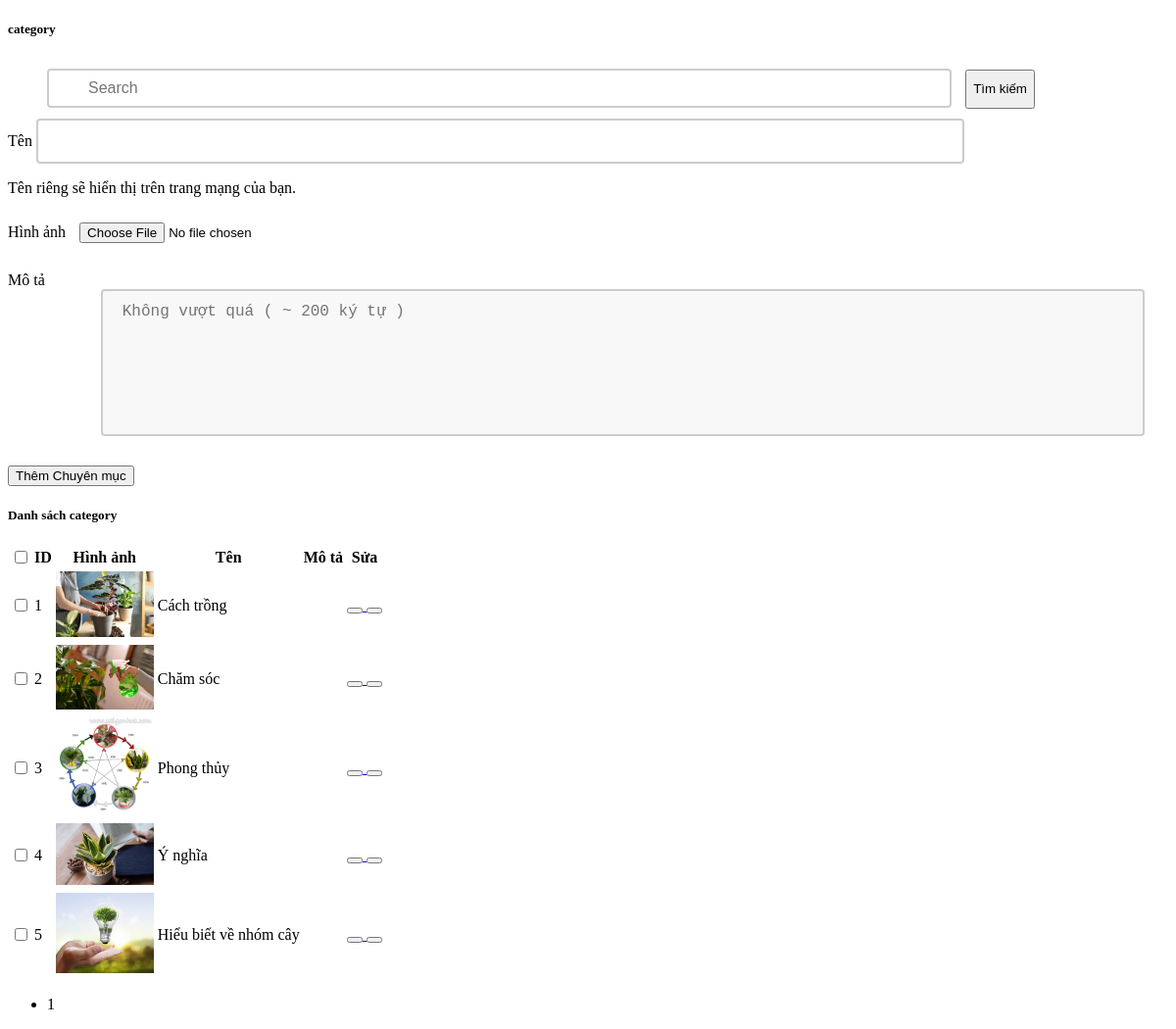
The page /Bancaycanh/admin/modules/categorypost.php on the database its author committed.
### tables this page shows
CREATE TABLE `category` (
  `id_category` int(11) NOT NULL,
  `name_category` varchar(50) NOT NULL,
  `image_category` varchar(500) DEFAULT NULL,
  `description` varchar(50) DEFAULT NULL
);

### Bancaycanh/admin/modules/categorypost.php (the view, shortened to what this page needs)
<?php
include '../db/config.php';
?>
<!DOCTYPE html>
<html lang="en">
<head>
    <link rel="stylesheet" href="css/categorypost.css"></link>
</head>
<body>
    <div class="container-fluid">
        <h5>category</h2>
        <form class="form-inline " method="POST" action="">
            <input name="tukhoa" class="form-context"  type="text" placeholder="Search" aria-label="Search">
            <input type="submit" class="form-context" name="Timkiem" value="Tìm kiếm">
        </form>
        <div class="row">
            <?php
            if(isset($_GET['quanly'])=='capnhap'){
                $idupdate=$_GET['idct'];
                $sql_update_category=mysqli_query($con, "SELECT * FROM category WHERE id_category='$idupdate'");
                $row_update_category=mysqli_fetch_array($sql_update_category);
                ?>
                <div class="col-4">
                    <form  method="POST" action="" enctype="multipart/form-data">
                        <div class="form-field">
                            <input type="hidden" name="id_category" value="<?php echo $row_update_category['id_category']?>">
                            <label for="tag-name">Tên</label>
                            <input name="tag-name" class="form-context" id="tag-name" type="text" value="<?php echo $row_update_category['name_category']?>" size="40" aria-required="true">
                            <p>Tên riêng sẽ hiển thị trên trang mạng của bạn.</p>
                        </div>
                        <div class="ig">
                            <label >Hình ảnh</label>
                            <input name="hinhanh" class="form-context" type="file" size="40" aria-required="true">
                            <img  class="img-thumbnail" src="image/category/<?php echo $row_update_category['image_category']?>" width="20%" height="20%">
                        </div>
                        <div class="form-field ">
                            <label for="description">Mô tả</label>
                            <textarea name="description" class="form-context" id="description" rows="5" cols="50%"><?php echo $row_update_category['description']?></textarea>
                        </div>
                        <p class="submit">
                            <input type="submit" name="submitud" id="submit" class="btn btn-primary" value="Chỉnh sửa Chuyên mục">	<span class="spinner"></span>
                        </p>
                    </form>
                </div>
            <?php
            }else{
                ?>
                <div class="col-4">
                    <form  method="POST" action="" enctype="multipart/form-data">
                        <div class="form-field">
                            <label for="tag-name">Tên</label>
                            <input name="tag-name" data-success="right" type="text" class="form-control" required="required" size="40" aria-required="true">
                            <p>Tên riêng sẽ hiển thị trên trang mạng của bạn.</p>
                        </div>
                        <div class="ig">
                            <label>Hình ảnh</label>
                            <input name="hinhanh" class="form-context" type="file" size="40" aria-required="true">
                        </div>
                        <div class="form-field ">
                            <label for="description">Mô tả</label>
                            <textarea name="description" class="form-context" id="description" rows="5" cols="50%" placeholder="Không vượt quá ( ~ 200 ký tự )"></textarea>
                        </div>
                        <p class="submit">
                            <input type="submit" name="submit" id="submit" class="btn btn-primary" value="Thêm Chuyên mục">	<span class="spinner"></span>
                        </p>
                    </form>
                </div>
                <?php
            }
                ?>
                <div class="col-8">
                <?php
                if(isset($_POST['Timkiem'])){
                    $tukhoa=$_POST['tukhoa'];
                    $sum_category_page= !empty($_GET['per-page'])?$_GET['per-page']:10;
                    $current_page= !empty($_GET['page'])?$_GET['page']:1;
                    $offset=($current_page -1 ) * $sum_category_page;
                    $sql_select_category = mysqli_query($con,"SELECT * FROM category WHERE name_category like '%$tukhoa%' ORDER BY id_category DESC LIMIT $sum_category_page OFFSET $offset");
                    $totalRecord=mysqli_query($con,"SELECT * FROM category WHERE name_category like '%$tukhoa%'");
                    $row_count=mysqli_num_rows($totalRecord);
                    $totalPages= ceil($row_count/$sum_category_page);
                    ?>
                    <h5>Danh sách category</h5>
                <table class="table table-bordered table-hover">
                    <thead>
                        <tr>
                            <th><input id="check_all" type="checkbox"></th>
                            <th class="hidden-xs">ID</th>
                            <th>Hình ảnh</th>
                            <th>Tên</th>
                            <th class="hidden-sm hidden-xs">Mô tả</th>
                            <th>Sửa</th>
                        </tr>
                    </thead>
                    <?php
                    $i = 0;
                    while($row_category = mysqli_fetch_array($sql_select_category)){
                        $i++;
                        ?>
                    <tbody>
                        <tr>
                            <td>
                            <input name="id[]" type="checkbox" value="1">
                            </td>
                            <td class="hidden-xs"><?php echo $i?></td>
                            <td>
                            <img class="img-thumbnail" src="image/category/<?php echo $row_category['image_category'] ?>" alt="" width="100px">
                            </td>
                            <td class="hidden-sm hidden-xs"><?php echo $row_category['name_category']?></td>
                            <td class="hidden-sm hidden-xs"><?php echo $row_category['description']?></td>
                            <td>
                            <a href="?admin_moc=Chuyenmuc&quanly==capnhap&idct=<?php echo $row_category['id_category'] ?>"><button class="btn btn-info btn-sm"><i class="fa fa-edit"></i></button>
                            <a href="?admin_moc=Chuyenmuc&xoa=<?php echo $row_category['id_category']?>" title="Xóa"><button class="btn btn-danger btn-sm"><i class="fa fa-trash-o"></i>
                            </td>
                        </tr>
                    </tbody>
                    <?php
                    }
                    ?>
                </table>
                    <?php
                }else{
                    ?>
                    <h5>Danh sách category</h5>
                <?php
                    $sum_category_page= !empty($_GET['per-page'])?$_GET['per-page']:10;
                    $current_page= !empty($_GET['page'])?$_GET['page']:1;
                    $offset=($current_page -1 ) * $sum_category_page;
                    $sql_select_category = mysqli_query($con,"SELECT * FROM category ORDER BY id_category DESC LIMIT $sum_category_page OFFSET $offset");
                    $totalRecord=mysqli_query($con,"SELECT * FROM category");
                    $row_count=mysqli_num_rows($totalRecord);
                    $totalPages= ceil($row_count/$sum_category_page);
                    ?>
                <table class="table table-bordered table-hover">
                    <thead>
                        <tr>
                            <th><input id="check_all" type="checkbox"></th>
                            <th class="hidden-xs">ID</th>
                            <th>Hình ảnh</th>
                            <th>Tên</th>
                            <th class="hidden-sm hidden-xs">Mô tả</th>
                            <th>Sửa</th>
                        </tr>
                    </thead>
                    <?php
                    $i = 0;
                    while($row_category = mysqli_fetch_array($sql_select_category)){
                        $i++;
                        ?>
                    <tbody>
                        <tr>
                            <td>
                            <input name="id[]" type="checkbox" value="1">
                            </td>
                            <td class="hidden-xs"><?php echo $i?></td>
                            <td>
                            <img class="img-thumbnail" src="image/category/<?php echo $row_category['image_category'] ?>" alt="" width="100px">
                            </td>
                            <td class="hidden-sm hidden-xs"><?php echo $row_category['name_category']?></td>
                            <td class="hidden-sm hidden-xs"><?php echo $row_category['description']?></td>
                            <td>
                            <a href="?admin_moc=Chuyenmuc&quanly==capnhap&idct=<?php echo $row_category['id_category'] ?>"><button class="btn btn-info btn-sm"><i class="fa fa-edit"></i></button>
                            <a href="?admin_moc=Chuyenmuc&xoa=<?php echo $row_category['id_category']?>" title="Xóa"><button class="btn btn-danger btn-sm"><i class="fa fa-trash-o"></i>
                            </td>
                        </tr>
                    </tbody>
                    <?php
                    }
                    ?>
                </table>
                    <?php
                }
                    ?>
                <nav aria-label="..." class ="pagina-button">
                    <ul class="pagination">
                        <?php for($num=1;$num <= $totalPages;$num++){
                            if($num != $current_page){
                                if($num > $current_page -2 && $num <= $current_page + 2){
                                    ?>
                                    <li class="page-item">
                                    <a class="page-link" href="?admin_moc=Chuyenmuc&per-page=<?php echo $sum_category_page?>&page=<?php echo $num?>"><?php echo $num?></a>
                                </li>
                                <?php
                                }
                            }else{
                                ?>
                                <li class="page-item active">
                                    <a class="page-link"><?php echo $num?></a>
                                </li>
                                <?php
                                }
                            }
                            ?>
                    </ul>
                </nav>
            </div>
        </div>
    </div>
</body>
</html>

### Bancaycanh/admin/css/categorypost.css (style rules this page uses)
input[type = text] { width: 80%; box-sizing: border-box; border: 2px solid #ccc; border-radius: 4px; font-size: 16px; background-color: white; background-image: url('searchicon.png'); background-position: 10px 10px; background-repeat: no-repeat; padding: 12px 20px 12px 40px; }
textarea { width: 90%; height: 150px; padding: 12px 20px; box-sizing: border-box; border: 2px solid #ccc; border-radius: 4px; background-color: #f8f8f8; font-size: 16px; resize: none; margin-left: 8%; }
.form-inline { margin-left: 30px; }
input.form-context { height: 40px; margin-left: 10px; margin-top: 10px; }
.form-field { margin-top: 10px; }
input#submit { margin-top: 10px; }

### rows shown on the page
category: image_category (picture), name_category "Cách trồng"
category: image_category (picture), name_category "Chăm sóc"
category: image_category (picture), name_category "Phong thủy"
category: image_category (picture), name_category "Ý nghĩa"
category: image_category (picture), name_category "Hiểu biết về nhóm cây"
